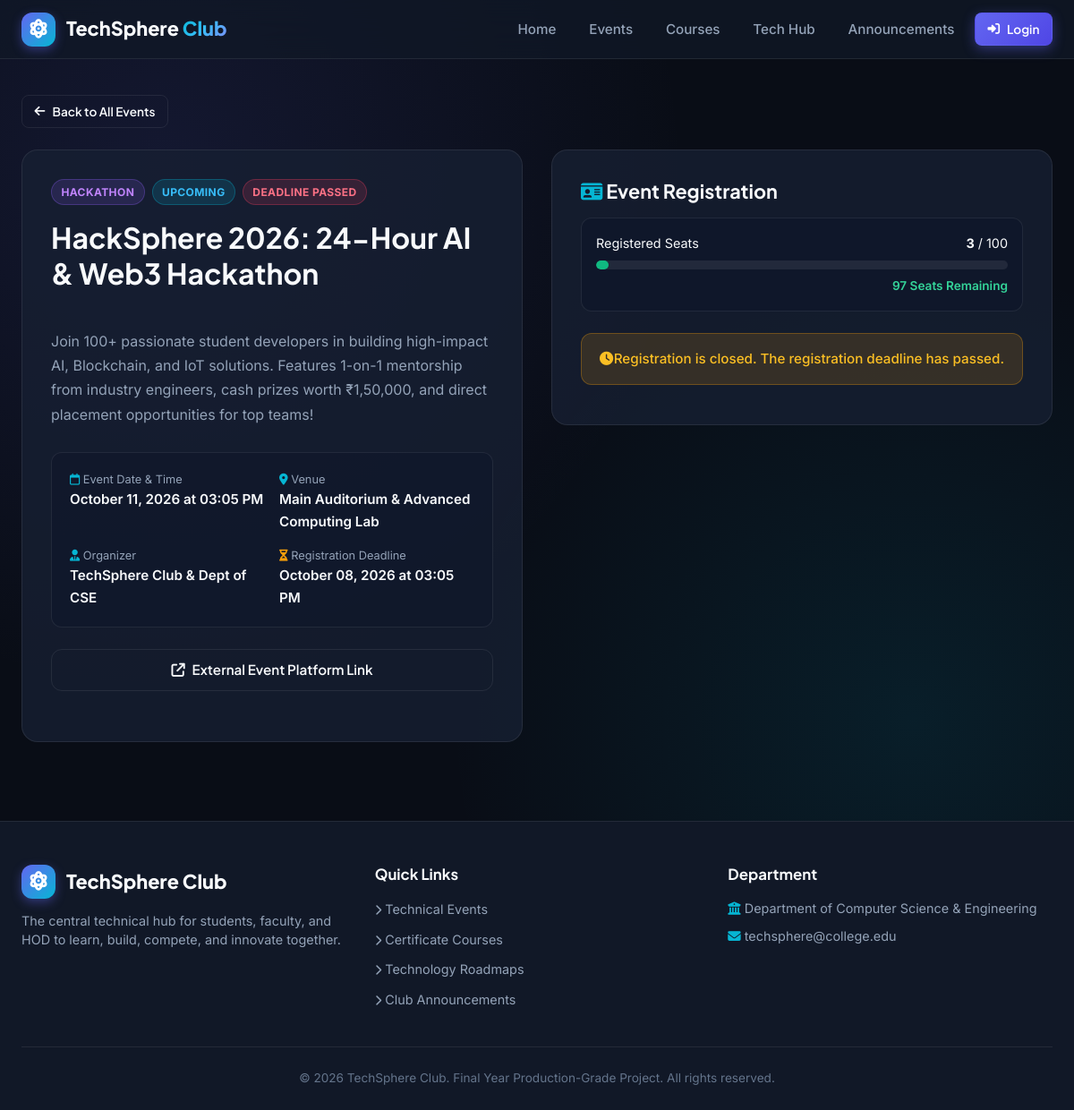
The page /events/1 on the database its author committed.
### models.py (models this page shows, shortened)
class Event(db.Model):
    __tablename__ = 'events'
    id = db.Column(db.Integer, primary_key=True)
    title = db.Column(db.String(150), nullable=False)
    event_type = db.Column(db.String(50), nullable=False) # Hackathon, Competition, Workshop, Seminar, Webinar, Project Showcase, Coding Contest, Technical Talk
    description = db.Column(db.Text, nullable=False)
    date = db.Column(db.DateTime, nullable=False)
    venue = db.Column(db.String(100), nullable=False)
    organizer = db.Column(db.String(100), nullable=False)
    registration_deadline = db.Column(db.DateTime, nullable=False)
    capacity = db.Column(db.Integer, nullable=False, default=50)
    registration_link = db.Column(db.String(255), nullable=True)
    status = db.Column(db.String(20), nullable=False, default='Upcoming') # Upcoming, Ongoing, Completed, Cancelled
    created_by_id = db.Column(db.Integer, db.ForeignKey('users.id'), nullable=True)
    created_at = db.Column(db.DateTime, default=datetime.utcnow)
    registrations = db.relationship('Registration', backref='event', cascade='all, delete-orphan', lazy=True)
    @property
    def registered_count(self):
        return len(self.registrations)
    @property
    def seats_left(self):
        left = self.capacity - self.registered_count
        return left if left >= 0 else 0
    @property
    def capacity_percentage(self):
        if self.capacity <= 0:
            return 100
        pct = (self.registered_count / self.capacity) * 100
        return min(round(pct, 1), 100)
    @property
    def is_full(self):
        return self.registered_count >= self.capacity
    @property
    def is_deadline_passed(self):
        return datetime.utcnow() > self.registration_deadline

### app.py (the view)
@app.route('/events/<int:event_id>')
def event_detail(event_id):
    event = Event.query.get_or_404(event_id)
    return render_template('events/detail.html', event=event)

### templates/events/detail.html (shortened to what this page needs)
{% extends 'base.html' %}
{% block content %}
<div style="margin-bottom: 1.5rem;">
    <a href="{{ url_for('events') }}" class="btn btn-outline btn-sm">
        <i class="fa-solid fa-arrow-left"></i> Back to All Events
    </a>
</div>
<div style="display: grid; grid-template-columns: repeat(auto-fit, minmax(340px, 1fr)); gap: 2rem;">
    <div>
        <div class="card" style="padding: 2rem; margin-bottom: 1.5rem;">
            <div style="display: flex; gap: 0.5rem; margin-bottom: 1rem; flex-wrap: wrap;">
                <span class="badge badge-purple">{{ event.event_type }}</span>
                <span class="badge {% if event.status == 'Upcoming' %}badge-cyan{% elif event.status == 'Ongoing' %}badge-emerald{% else %}badge-amber{% endif %}">
                    {{ event.status }}
                </span>
                {% if event.is_full %}
                    <span class="badge badge-rose">Capacity Full</span>
                {% elif event.is_deadline_passed %}
                    <span class="badge badge-rose">Deadline Passed</span>
                {% else %}
                    <span class="badge badge-emerald">Registration Open</span>
                {% endif %}
            </div>
            <h1 style="font-size: 2rem; margin-bottom: 1rem;">{{ event.title }}</h1>
            <p style="color: var(--text-muted); font-size: 1rem; line-height: 1.7; margin-bottom: 1.75rem; white-space: pre-line;">
                {{ event.description }}
            </p>
            <div style="display: grid; grid-template-columns: repeat(auto-fit, minmax(200px, 1fr)); gap: 1rem; padding: 1.25rem; background: rgba(15, 23, 42, 0.6); border-radius: var(--radius-md); border: 1px solid var(--border-subtle); margin-bottom: 1.5rem;">
                <div>
                    <div style="font-size: 0.8rem; color: var(--text-muted);"><i class="fa-regular fa-calendar" style="color: var(--cyan);"></i> Event Date & Time</div>
                    <div style="font-weight: 600; font-size: 0.95rem;">{{ event.date.strftime('%B %d, %Y at %I:%M %p') }}</div>
                </div>
                <div>
                    <div style="font-size: 0.8rem; color: var(--text-muted);"><i class="fa-solid fa-location-dot" style="color: var(--cyan);"></i> Venue</div>
                    <div style="font-weight: 600; font-size: 0.95rem;">{{ event.venue }}</div>
                </div>
                <div>
                    <div style="font-size: 0.8rem; color: var(--text-muted);"><i class="fa-solid fa-user-tie" style="color: var(--cyan);"></i> Organizer</div>
                    <div style="font-weight: 600; font-size: 0.95rem;">{{ event.organizer }}</div>
                </div>
                <div>
                    <div style="font-size: 0.8rem; color: var(--text-muted);"><i class="fa-solid fa-hourglass-half" style="color: var(--amber);"></i> Registration Deadline</div>
                    <div style="font-weight: 600; font-size: 0.95rem;">{{ event.registration_deadline.strftime('%B %d, %Y at %I:%M %p') }}</div>
                </div>
            </div>
            {% if event.registration_link %}
                <div style="margin-bottom: 1.5rem;">
                    <a href="{{ event.registration_link }}" target="_blank" class="btn btn-outline" style="width: 100%;">
                        <i class="fa-solid fa-external-link"></i> External Event Platform Link
                    </a>
                </div>
            {% endif %}
        </div>
    </div>
    <div>
        <div class="card" style="padding: 2rem;">
            <h3 style="font-size: 1.35rem; margin-bottom: 1rem;"><i class="fa-solid fa-id-card" style="color: var(--cyan);"></i> Event Registration</h3>
            <div style="margin-bottom: 1.5rem; padding: 1rem; background: rgba(15, 23, 42, 0.7); border-radius: var(--radius-md); border: 1px solid var(--border-subtle);">
                <div style="display: flex; justify-content: space-between; font-size: 0.9rem; margin-bottom: 0.5rem;">
                    <span>Registered Seats</span>
                    <span><strong>{{ event.registered_count }}</strong> / {{ event.capacity }}</span>
                </div>
                <div class="progress-bar-bg" style="height: 10px;">
                    <div class="progress-bar-fill" style="width: {{ event.capacity_percentage }}%; background: {% if event.is_full %}var(--rose){% elif event.capacity_percentage > 80 %}var(--amber){% else %}var(--emerald){% endif %};"></div>
                </div>
                <div style="margin-top: 0.5rem; font-size: 0.85rem; color: var(--text-muted); text-align: right;">
                    {% if event.is_full %}
                        <span style="color: #fb7185; font-weight: 700;">SOLD OUT</span>
                    {% else %}
                        <span style="color: #34d399; font-weight: 600;">{{ event.seats_left }} Seats Remaining</span>
                    {% endif %}
                </div>
            </div>
            {% if event.is_full %}
                <div class="alert alert-danger">
                    <i class="fa-solid fa-circle-xmark"></i> Registration is closed. This event has reached maximum capacity.
                </div>
            {% elif event.is_deadline_passed %}
                <div class="alert alert-warning">
                    <i class="fa-solid fa-clock"></i> Registration is closed. The registration deadline has passed.
                </div>
            {% endif %}
        </div>
    </div>
</div>
{% endblock %}

### static/css/style.css (style rules this page uses)
:root { --bg-main: #090d16; --bg-surface: #111827; --bg-surface-glass: rgba(17, 24, 39, 0.75); --bg-surface-card: rgba(23, 32, 51, 0.8); --bg-surface-hover: rgba(30, 41, 67, 0.9); --border-subtle: rgba(255, 255, 255, 0.08); --border-accent: rgba(99, 102, 241, 0.3); --border-cyan: rgba(6, 182, 212, 0.3); --primary: #6366f1; --primary-hover: #4f46e5; --primary-glow: rgba(99, 102, 241, 0.4); --cyan: #06b6d4; --cyan-glow: rgba(6, 182, 212, 0.35); --emerald: #10b981; --emerald-bg: rgba(16, 185, 129, 0.15); --amber: #f59e0b; --amber-bg: rgba(245, 158, 11, 0.15); --rose: #f43f5e; --rose-bg: rgba(244, 63, 94, 0.15); --purple: #8b5cf6; --text-main: #f8fafc; --text-muted: #94a3b8; --text-dim: #64748b; --font-heading: 'Plus Jakarta Sans', -apple-system, sans-serif; --font-body: 'Inter', -apple-system, sans-serif; --radius-sm: 8px; --radius-md: 12px; --radius-lg: 18px; --radius-full: 9999px; --shadow-sm: 0 2px 4px rgba(0,0,0,0.3); --shadow-md: 0 10px 25px -5px rgba(0,0,0,0.5); --shadow-glow: 0 0 25px rgba(99, 102, 241, 0.25); --transition-fast: all 0.2s cubic-bezier(0.4, 0, 0.2, 1); --transition-normal: all 0.3s cubic-bezier(0.4, 0, 0.2, 1); }
*, *::before, *::after { box-sizing: border-box; margin: 0; padding: 0; }
body { font-family: var(--font-body); background-color: var(--bg-main); background-image: radial-gradient(circle at 15% 15%, rgba(99, 102, 241, 0.12) 0%, transparent 40%), radial-gradient(circle at 85% 65%, rgba(6, 182, 212, 0.1) 0%, transparent 40%); background-attachment: fixed; color: var(--text-main); line-height: 1.6; min-height: 100vh; display: flex; flex-direction: column; overflow-x: hidden; }
a { color: var(--cyan); text-decoration: none; transition: var(--transition-fast); }
h1, h2, h3, h4, h5, h6 { font-family: var(--font-heading); color: var(--text-main); font-weight: 700; line-height: 1.25; }
.btn { display: inline-flex; align-items: center; justify-content: center; gap: 0.5rem; padding: 0.65rem 1.35rem; font-family: var(--font-heading); font-size: 0.95rem; font-weight: 600; border-radius: var(--radius-md); border: 1px solid transparent; cursor: pointer; transition: var(--transition-fast); text-decoration: none; }
.btn-outline { background: transparent; border-color: var(--border-subtle); color: var(--text-main); }
.btn-sm { padding: 0.4rem 0.85rem; font-size: 0.85rem; border-radius: var(--radius-sm); }
.card { background: var(--bg-surface-card); border: 1px solid var(--border-subtle); border-radius: var(--radius-lg); padding: 1.5rem; transition: var(--transition-normal); position: relative; overflow: hidden; }
.alert { padding: 1rem 1.25rem; border-radius: var(--radius-md); margin-bottom: 0.75rem; display: flex; align-items: center; justify-content: space-between; font-weight: 500; font-size: 0.95rem; border: 1px solid transparent; animation: fadeIn 0.3s ease; }
.alert-warning { background: rgba(245, 158, 11, 0.15); color: #fbbf24; border-color: rgba(245, 158, 11, 0.3); }
.badge { display: inline-flex; align-items: center; gap: 0.35rem; padding: 0.25rem 0.65rem; font-size: 0.75rem; font-weight: 700; border-radius: var(--radius-full); text-transform: uppercase; letter-spacing: 0.4px; }
.badge-cyan { background: rgba(6, 182, 212, 0.15); color: #38bdf8; border: 1px solid rgba(6, 182, 212, 0.3); }
.badge-purple { background: rgba(139, 92, 246, 0.15); color: #c084fc; border: 1px solid rgba(139, 92, 246, 0.3); }
.badge-rose { background: rgba(244, 63, 94, 0.15); color: #fb7185; border: 1px solid rgba(244, 63, 94, 0.3); }
.progress-bar-bg { width: 100%; height: 8px; background: rgba(255, 255, 255, 0.08); border-radius: var(--radius-full); overflow: hidden; margin-top: 0.5rem; }
.progress-bar-fill { height: 100%; border-radius: var(--radius-full); transition: width 0.4s ease; }

### rows shown on the page
Event: event_type "HACKATHON", status "UPCOMING", title "HackSphere 2026: 24-Hour AI & Web3 Hackathon", description "Join 100+ passionate student developers in building high-impact AI, Blockchain, and IoT solutions. Features 1-on-1 mentorship from industry engineers, cash prizes worth ₹1,50,000, and direct placement opportunities for top teams!", date "October 11, 2026 at 03:05 PM", venue "Main Auditorium & Advanced Computing Lab", organizer "TechSphere Club & Dept of CSE", registration_deadline "October 08, 2026 at 03:05 PM", capacity "100", seats_left "97"

### other values the page prints
{{ event.registered_count }} "3"
